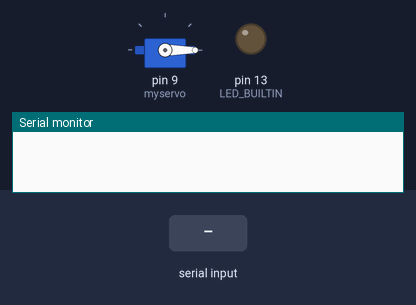
The sketch below on a simulated Arduino Uno, built with avr-gcc and run on an emulated ATmega328P. Shown: servo, output pins drawn as LEDs (lit = HIGH), the last lines printed to the serial monitor. The test bench sets the inputs (shaded band).

Above: at 1.2 s.
1.3 s: "1" received over Serial
At 2.1 s:
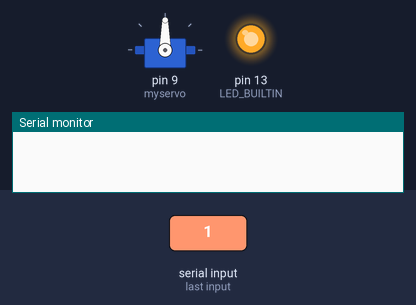
At 2.9 s:
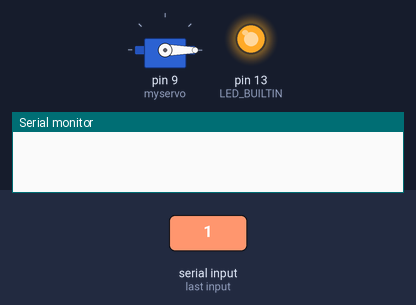
4.3 s: "0" received over Serial
At 4.3 s:
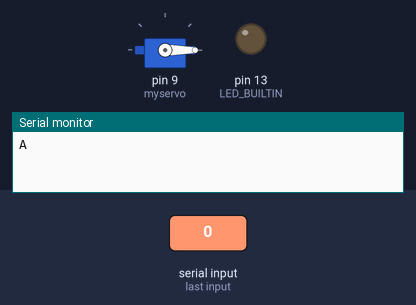
Timing chart, 0 to 7.3 s (numbered marks = the images above; inputs shaded):
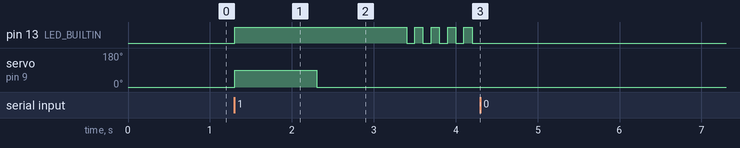

Measured:
- after the input at 1.3 s, pin 13 (LED_BUILTIN): LOW → HIGH at once, then repeats every 0.20 s: LOW 0.10 s, HIGH 0.10 s; servo on pin 9 (myservo): 0° → 90° at once, → 0° 1.0 s later
- after the input at 4.3 s, pin 13 (LED_BUILTIN): stops changing and stays LOW

The sketch:

servo-input-keyboard.ino
```cpp
#include <Servo.h>

Servo myservo;
int pos = 0;

bool blinking = false;
bool led_on = false;
int target_time;

void setup() {
  Serial.begin(9600);
  while (!Serial) {
    ; // wait for serial port to connect. Needed for native USB
  }
  pinMode(LED_BUILTIN, OUTPUT);
  myservo.attach(9);
  myservo.write(0);
}

void loop() {
  char c;

  if (Serial.available() > 0) {
    c = Serial.read();
    switch (c) {
    case '0':
      // stop blinking
      blinking = false;
      if (led_on) {
        digitalWrite(LED_BUILTIN, LOW);
      }
      Serial.write("A", 1);
      break;
    case '1':
      // start blinking
      if (blinking == false) {
        blinking = true;
        digitalWrite(LED_BUILTIN, HIGH);
        led_on = true;
        myservo.write(90);
        delay(1000);
        myservo.write(0);
        delay(1000);
        target_time = millis() + 100; // turn off in 1 tenth of a second (100 milliseconds)
      }
      Serial.write("A", 1);
      break;
    default:
      Serial.write("E", 1);
      break;
    }
  } else if (blinking) {
    if (millis() >= target_time) {
      if (led_on) {
        digitalWrite(LED_BUILTIN, LOW);
        led_on = false;
        target_time = millis() + 100; // turn on in 1 tenth of a second (100 milliseconds)
      } else {
        digitalWrite(LED_BUILTIN, HIGH);
        led_on = true;
        target_time = millis() + 100; // turn off in 1 tenth of a second (100 milliseconds)
      }
    }
  }
}
```
